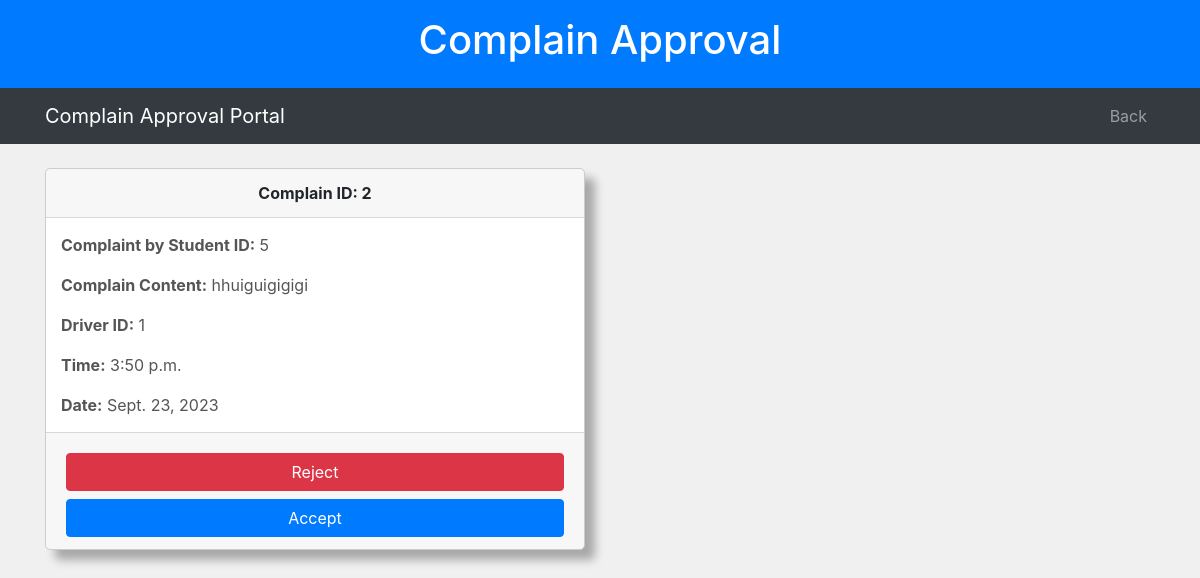
Screenshot of /complaints/ with the database file from the repository.
### shared_app/models.py (models this page shows)
class Complaint(models.Model):
    student_id = models.ForeignKey(Student, on_delete=models.CASCADE)
    driver_id = models.PositiveIntegerField()
    complain_content = models.TextField()
    time_of_complain = models.TimeField(default=timezone.now, null=True)
    day_of_complain = models.DateField(default=timezone.now)
    owner_approval = models.CharField(max_length=7,default='Pending')
    owner_comments = models.TextField(default='-')

### student/models.py (models this page shows)
class Student(models.Model):
    first_name = models.CharField(max_length=255)
    last_name = models.CharField(max_length=255)
    profile_image = models.ImageField(upload_to='student_profiles/', null=True, blank=True)
    father_name = models.CharField(max_length=255)
    address = models.TextField()
    area = models.CharField(max_length=255)
    roll_no = models.CharField(max_length=20)
    grade = models.CharField(max_length=10)
    email = models.EmailField()
    username = models.CharField(max_length=100, unique=True)
    phone_no = models.CharField(max_length=20)
    password = models.CharField(max_length=100)
    driver_id = models.ForeignKey(Driver, on_delete=models.SET_NULL, null=True, blank=True, default=None)
    status= models.BooleanField(default=False)

### owner/views.py (the view)
# urls.py: path('complaints/', owner.all_complaints, name='all_complaints'),
def all_complaints(request):
    complaints = Complaint.objects.filter(owner_approval="Pending")  # Retrieve all complaints
    context = {'complaints': complaints,'user_role':'complain'}
    return render(request, 'view_complain.html', context)

### templates/view_complain.html (shortened to what this page needs)
{% load static %}
<!DOCTYPE html>
<html>
<head>
    <link rel="stylesheet" href="https://maxcdn.bootstrapcdn.com/bootstrap/4.5.2/css/bootstrap.min.css">
    <link rel="stylesheet" href="https://cdnjs.cloudflare.com/ajax/libs/font-awesome/5.15.3/css/all.min.css">
</head>
<body>
<header class="bg-primary text-white py-3">
    <div class="container text-center">
    {% if user_role == 'fee_increase' %}
        <h1>Drivers Fee Increase Request</h1>
    {% elif user_role == 'delay' %}
        <h1>Drivers Delay Request</h1>
    {% elif user_role == 'complain' %}
        <h1>Complain Approval</h1>
    {% endif %}
    </div>
</header>
<nav class="navbar navbar-expand-lg navbar-dark bg-dark">
    <div class="container">
        <a class="navbar-brand" href="#">
            {% if user_role == 'fee_increase' %}
                Drivers Fee Increase Request Portal</a>
            {% elif user_role == 'delay' %}
                Drivers Delay Request Portal</a>
            {% elif user_role == 'complain' %}
                Complain Approval Portal</a>
            {% endif %}
        <div class="collapse navbar-collapse" id="navbarNav">
            <ul class="navbar-nav ml-auto">
                <li class="nav-item">
                    <a class="nav-link" href="{% url 'owner_portal' %}">Back</a>
                </li>
            </ul>
        </div>
    </div>
</nav>
<div class="container mt-4">
    <div class="row">
        {% if user_role == 'complain' %}
        {% for complaint in complaints %}
        <div class="col-md-6">
            <div class="card complaint-card">
                <div class="card-header text-center">
                    <strong>Complain ID: {{ complaint.id }}</strong>
                </div>
                <div class="card-body">
                    <p class="card-text"><strong>Complaint by Student ID:</strong> {{ complaint.student_id.id }}</p>
                    <p class="card-text"><strong>Complain Content:</strong> {{ complaint.complain_content }}</p>
                    <p class="card-text"><strong>Driver ID:</strong> {{ complaint.driver_id }}</p>
                    <p class="card-text"><strong>Time:</strong> {{ complaint.time_of_complain }}</p>
                    <p class="card-text"><strong>Date:</strong> {{ complaint.day_of_complain }}</p>
                </div>
                <div class="card-footer text-center">
                    <button class="btn btn-danger btn-block mt-2" type="button" data-toggle="collapse" data-target="#commentCollapse{{ complaint.id }}" data-action="reject" aria-expanded="false" aria-controls="commentCollapse{{ complaint.id }}" onclick="setAction('reject')">
                        Reject
                    </button>
                    <button class="btn btn-primary btn-block mt-2" type="button" data-toggle="collapse" data-target="#commentCollapse{{ complaint.id }}" data-action="accept" aria-expanded="false" aria-controls="commentCollapse{{ complaint.id }}" onclick="setAction('accept')">
                        Accept
                    </button>
                </div>
            </div>
        </div>
        {% endfor %}
        {% endif %}
    </div>
</div>
</body>
</html>

### templates/view_complain.html (style rules this page uses)
body { background-color: #f0f0f0; }
.complaint-card { margin-bottom: 20px; border: 1px solid #ccc; border-radius: 5px; box-shadow: 10px 10px 10px rgba(0, 0, 0, 0.3); transition: transform 0.2s; }
.complaint-card .card-body { padding: 15px; }
.complaint-card .card-text { font-size: 16px; color: #555; }

### rows the page displays
Complaint: id "2", student_id.id "5", complain_content "hhuiguigigigi", driver_id "1", time_of_complain "3:50 p.m.", day_of_complain "Sept. 23, 2023"
